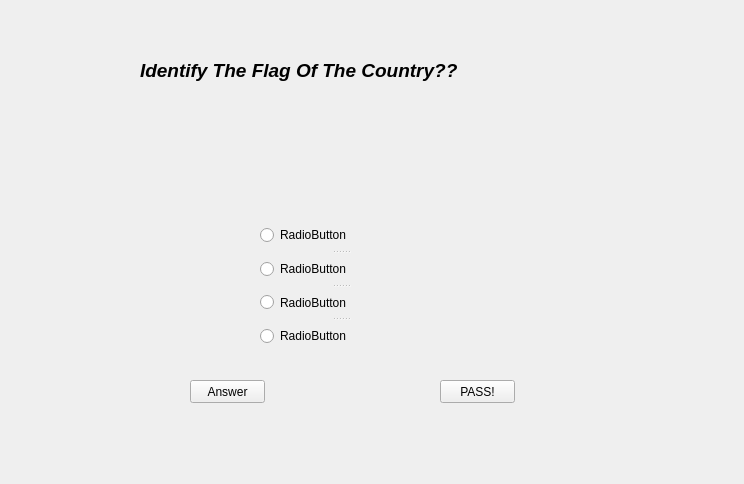
<?xml version="1.0" encoding="UTF-8"?>
<ui version="4.0">
 <class>PlayGame</class>
 <widget class="QWidget" name="PlayGame">
  <property name="geometry">
   <rect>
    <x>0</x>
    <y>0</y>
    <width>744</width>
    <height>484</height>
   </rect>
  </property>
  <property name="windowTitle">
   <string>Nations</string>
  </property>
  <widget class="QWidget" name="play_game" native="true">
   <property name="geometry">
    <rect>
     <x>70</x>
     <y>20</y>
     <width>601</width>
     <height>411</height>
    </rect>
   </property>
   <widget class="QPushButton" name="Answer">
    <property name="geometry">
     <rect>
      <x>120</x>
      <y>360</y>
      <width>75</width>
      <height>23</height>
     </rect>
    </property>
    <property name="text">
     <string>Answer</string>
    </property>
   </widget>
   <widget class="QPushButton" name="Pass">
    <property name="geometry">
     <rect>
      <x>370</x>
      <y>360</y>
      <width>75</width>
      <height>23</height>
     </rect>
    </property>
    <property name="text">
     <string>PASS!</string>
    </property>
   </widget>
   <widget class="QLabel" name="label">
    <property name="geometry">
     <rect>
      <x>70</x>
      <y>30</y>
      <width>461</width>
      <height>41</height>
     </rect>
    </property>
    <property name="font">
     <font>
      <pointsize>14</pointsize>
      <weight>75</weight>
      <italic>true</italic>
      <bold>true</bold>
     </font>
    </property>
    <property name="text">
     <string>Identify The Flag Of The Country??</string>
    </property>
   </widget>
   <widget class="QSplitter" name="splitter">
    <property name="geometry">
     <rect>
      <x>190</x>
      <y>200</y>
      <width>161</width>
      <height>131</height>
     </rect>
    </property>
    <property name="orientation">
     <enum>Qt::Vertical</enum>
    </property>
    <widget class="QRadioButton" name="A">
     <property name="text">
      <string>RadioButton</string>
     </property>
    </widget>
    <widget class="QRadioButton" name="B">
     <property name="text">
      <string>RadioButton</string>
     </property>
    </widget>
    <widget class="QRadioButton" name="C">
     <property name="text">
      <string>RadioButton</string>
     </property>
    </widget>
    <widget class="QRadioButton" name="D">
     <property name="text">
      <string>RadioButton</string>
     </property>
    </widget>
   </widget>
  </widget>
 </widget>
 <resources/>
 <connections>
  <connection>
   <sender>Answer</sender>
   <signal>clicked()</signal>
   <receiver>PlayGame</receiver>
   <slot>close()</slot>
   <hints>
    <hint type="sourcelabel">
     <x>227</x>
     <y>391</y>
    </hint>
    <hint type="destinationlabel">
     <x>371</x>
     <y>241</y>
    </hint>
   </hints>
  </connection>
  <connection>
   <sender>Pass</sender>
   <signal>clicked()</signal>
   <receiver>PlayGame</receiver>
   <slot>close()</slot>
   <hints>
    <hint type="sourcelabel">
     <x>477</x>
     <y>391</y>
    </hint>
    <hint type="destinationlabel">
     <x>371</x>
     <y>241</y>
    </hint>
   </hints>
  </connection>
 </connections>
</ui>
